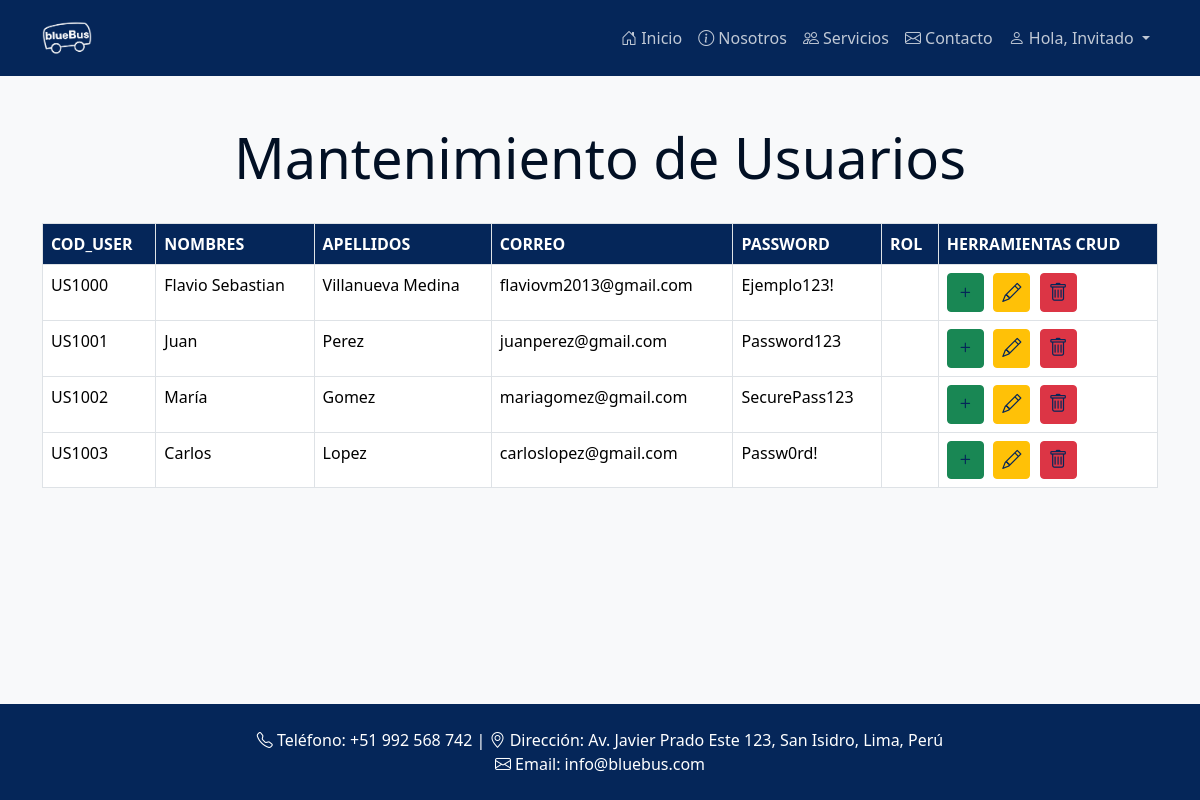
The page /crudUsuario.php on the database its author committed.
### tables this page shows
CREATE TABLE USUARIO (
    COD_USER CHAR(6) NOT NULL PRIMARY KEY,
    NOMBRES VARCHAR(30) NOT NULL,
    APELLIDOS VARCHAR(30) NOT NULL,
    CORREO VARCHAR(35) NOT NULL,
    PASSWORD VARCHAR(25) NOT NULL
);

### Admin.php (called while the page is built, shortened)
<?php
include_once './Conexion.php';
class Admin
{
    function listarUsuariosAdmin()
    {
        $cn = new Conexion();
        $sql = "CALL ListarUsuariosAdmin()";
        $res = mysqli_query($cn->conecta(), $sql) or die(mysqli_error($cn->conecta()));
        $usuarios = array();
        while ($fila = mysqli_fetch_assoc($res)) {
            $usuarios[] = $fila;
        }
        return $usuarios;
    }
}

### Conexion.php (called while the page is built, shortened)
<?php
class Conexion
{
    private $cn = null;
    function conecta()
    {
        if ($this->cn == null) {
            $this->cn = mysqli_connect("localhost", "root", "", "bdviajesbus");
        }
        return $this->cn;
    }
}

### crudUsuario.php (the view, shortened to what this page needs)
<?php
include_once './Admin.php';
$objAdmin = new Admin();
$users = $objAdmin->listarUsuariosAdmin();
?>
<!DOCTYPE html>
<html lang="es">
<head>
    <link href="https://cdn.jsdelivr.net/npm/tailwindcss@2.2.19/dist/tailwind.min.css" rel="stylesheet">
    <link href="https://cdn.jsdelivr.net/npm/bootstrap@5.3.3/dist/css/bootstrap.min.css" rel="stylesheet">
    <link rel="stylesheet" href="https://cdn.jsdelivr.net/npm/bootstrap-icons@1.11.3/font/bootstrap-icons.min.css">
    <link href="css/crud_styles.css" rel="stylesheet" type="text/css" />
    <link href="css/navbar.css" rel="stylesheet" type="text/css" />
</head>
<body>
    <?php require_once "components/navbar.php"; ?>
    <header class="container mt-5 mb-4 text-center">
        <h1 class="display-4">Mantenimiento de Usuarios</h1>
    </header>
    <main class="container mb-5">
        <div class="table-responsive">
            <table class="table table-bordered">
                <thead>
                    <tr>
                        <th>COD_USER</th>
                        <th>NOMBRES</th>
                        <th>APELLIDOS</th>
                        <th>CORREO</th>
                        <th>PASSWORD</th>
                        <th>ROL</th>
                        <th>HERRAMIENTAS CRUD</th>
                    </tr>
                </thead>
                <tbody>
                  <?php foreach ($users as $user): ?>
                    <tr>
                        <td><?= $user['COD_USER'] ?></td>
                        <td><?= $user['NOMBRES'] ?></td>
                        <td><?= $user['APELLIDOS'] ?></td>
                        <td><?= $user['CORREO'] ?></td>
                        <td><?= $user['PASSWORD'] ?></td>
                        <td><?= $user['ROL'] ?></td>
                        <td>
                            <a href="#" class="btn btn-sm btn-success btn-crud" title="Añadir"><i class="bi bi-plus"></i></a>
                            <a href="#" class="btn btn-sm btn-warning btn-crud" title="Editar"><i class="bi bi-pencil"></i></a>
                            <a href="#" class="btn btn-sm btn-danger btn-crud" title="Eliminar"><i class="bi bi-trash"></i></a>
                        </td>
                    </tr>
                  <?php endforeach; ?>
                </tbody>
            </table>
        </div>
    </main>
    <footer id="contacto" class="text-white text-center py-4 mt-auto">
        <div class="container">
            <p class="mb-0"><i class="bi bi-telephone"></i> Teléfono: +51 992 568 742 | <i class="bi bi-geo-alt"></i> Dirección: Av. Javier Prado Este 123, San Isidro, Lima, Perú</p>
            <p class="mb-0"><i class="bi bi-envelope"></i> Email: info@bluebus.com</p>
        </div>
    </footer>
</body>
</html>

### css/crud_styles.css (style rules this page uses)
body { min-height: 100vh; display: flex; flex-direction: column; background-color: #f8f9fa; color: #021024; }
footer { background-color: #052659; }
.table thead th { background-color: #052659; color: #ffffff; }
.table td a { color: #052659; }
.btn-crud { margin-right: 5px; }
.btn-crud .bi { font-size: 1.2rem; }

### rows shown on the page
usuario: COD_USER "US1000", NOMBRES "Flavio Sebastian", APELLIDOS "Villanueva Medina", CORREO "flaviovm2013@gmail.com", PASSWORD "Ejemplo123!"
usuario: COD_USER "US1001", NOMBRES "Juan", APELLIDOS "Perez", CORREO "juanperez@gmail.com", PASSWORD "Password123"
usuario: COD_USER "US1002", NOMBRES "María", APELLIDOS "Gomez", CORREO "mariagomez@gmail.com", PASSWORD "SecurePass123"
usuario: COD_USER "US1003", NOMBRES "Carlos", APELLIDOS "Lopez", CORREO "carloslopez@gmail.com", PASSWORD "Passw0rd!"
